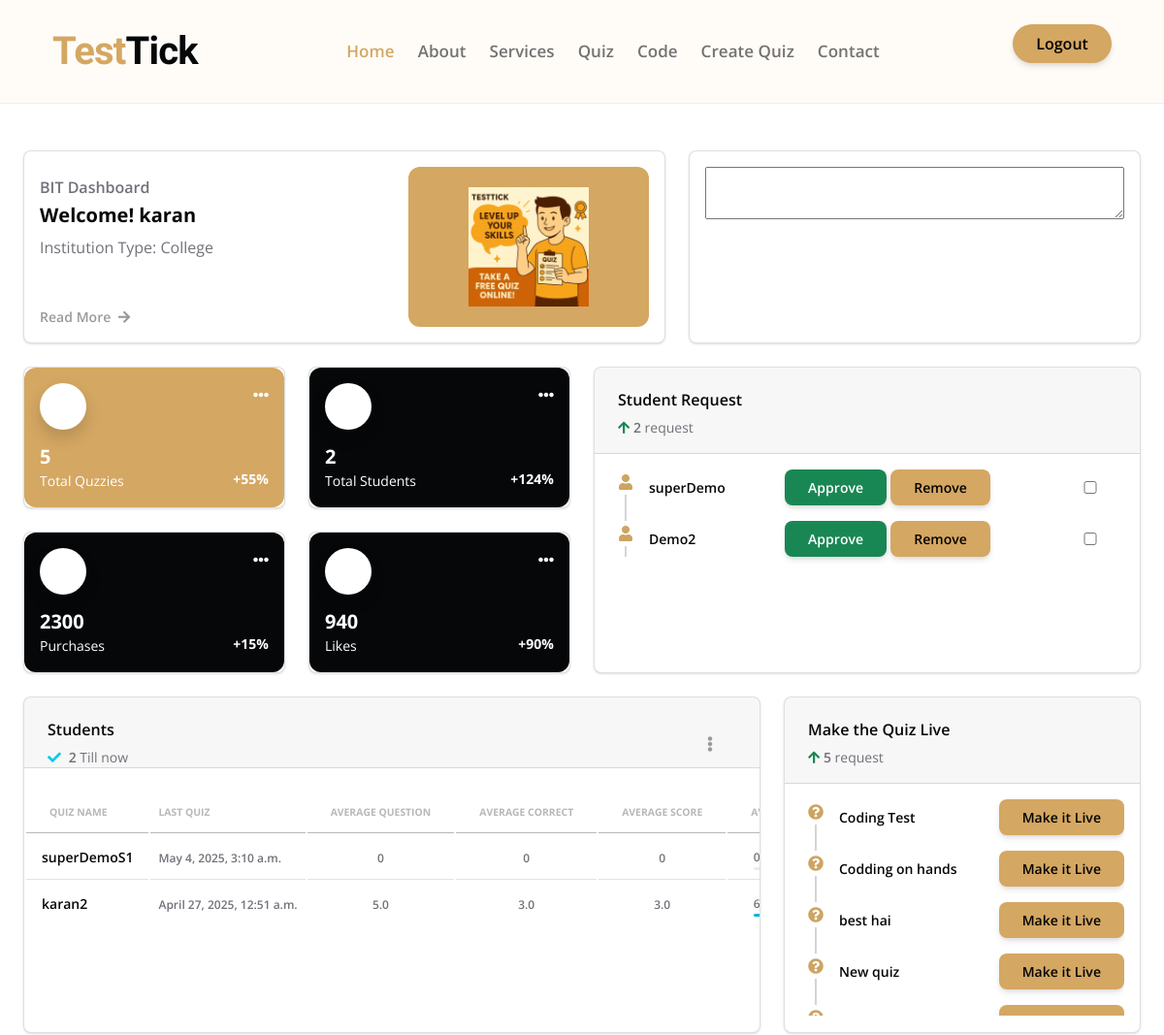
The app's page /dashboard/institution/ (signed in, upper part), older data.
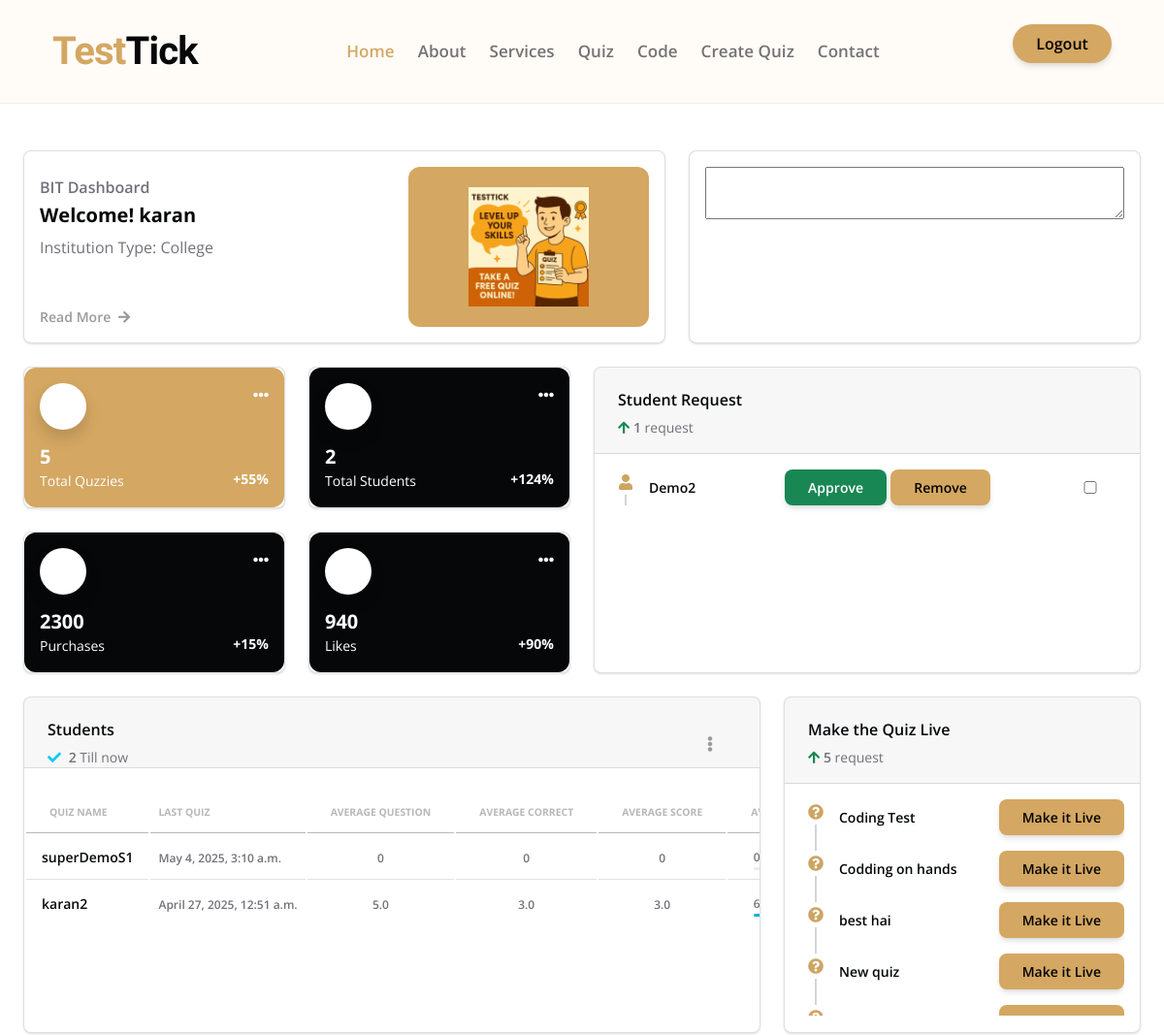
The same page, newer data.
### institutions/models.py (models this page shows)
class Student(models.Model):
    user = models.OneToOneField(settings.AUTH_USER_MODEL, on_delete=models.CASCADE, related_name='student_profile')
    institution = models.ForeignKey('Institution', on_delete=models.CASCADE, related_name='students')
    quiz_attempt = models.PositiveIntegerField(default=0)
    avg_quiz_total = models.PositiveIntegerField(default=0)
    avg_quiz_correct = models.PositiveIntegerField(default=0)
    avg_quiz_score = models.PositiveIntegerField(default=0)
    avg_quiz_persentage = models.FloatField(default=0.0)
    is_approved = models.BooleanField(default=False)
    is_removed = models.BooleanField(default=False)
    last_quiz = models.DateTimeField(null=True)
    enrolled_at = models.DateTimeField(auto_now_add=True)
    def __str__(self):
        return f"{self.user.username} - {self.institution.name}"

### users/models.py (models this page shows)
class User(AbstractUser):
    ROLE_CHOICES = (
        ('student', 'Student'),
        ('institution', 'Institution'),
    )
    role = models.CharField(max_length=20, choices=ROLE_CHOICES)
    profile_image = models.ImageField(upload_to='profile_images/', null=True, blank=True)

### quiz/models.py (models this page shows, shortened)
class Quiz(models.Model):
    title = models.CharField(max_length=255)
    description = models.TextField(blank=True)
    institution = models.ForeignKey(Institution, on_delete=models.CASCADE)
    start_time = models.DateTimeField()
    end_time = models.DateTimeField()
    is_public = models.BooleanField(default=False)
    price = models.DecimalField(max_digits=6, decimal_places=2, default=0.00)
    shuffle_questions = models.BooleanField(default=False)
    created_by = models.ForeignKey(User, on_delete=models.CASCADE, null=True, blank=True)  # 👈 Add this line

### dashboard/views.py (the view)
# urls.py: path('institution/', institution_dashboard, name='institution_dashboard'),
@login_required
def institution_dashboard(request):
    institution =Institution.objects.filter(user=request.user).first()
    students = Student.objects.filter(institution=institution, is_approved = True)
    quizzies = Quiz.objects.filter(institution=institution)
    students_request = Student.objects.filter(institution=institution, is_approved = False, is_removed = False)
    for student in students:
        print(student)
        testSummaries = TestSummary.objects.filter(institution=institution, user = student.user)
        if testSummaries:
            student.last_quiz = testSummaries.last().date_taken
            print(testSummaries.last().date_taken)
            student.quiz_attempt = testSummaries.count()
            averages = testSummaries.aggregate(
                avg_score=Avg('score'),
                avg_percentage=Avg('percentage'),
                avg_correct=Avg('correct_answers'),
                avg_total_question=Avg('total_questions'),
                avg_wrong=Avg('wrong_answers'),
                avg_skipped=Avg('skipped_questions')
            )
            student.avg_quiz_total = averages['avg_total_question']
            student.avg_quiz_correct= averages['avg_correct']
            student.avg_quiz_score= averages['avg_score']
            student.avg_quiz_persentage= averages['avg_percentage']
            student.save()
    last_quiz_session = QuizSession.objects.latest('id')
    return render(request, 'dashboard/institution_dashboard.html',
                  {'institution': institution,
                   'students':students,
                   'students_request':students_request,
                   'quizzies':quizzies,
                   'session_id': int(last_quiz_session.id)+1
                   })

### dashboard/templates/dashboard/institution_dashboard.html (shortened to what the changed rows need)
{% extends 'base.html' %}
{% load static %}
{% block link %}
<link href="{% static 'dashboard/css/nucleo-icons.css' %}" rel="stylesheet" />
<link href="{% static 'dashboard/css/nucleo-svg.css' %}" rel="stylesheet" />
<link id="pagestyle" href="{% static 'dashboard/css/soft-ui-dashboard.css' %}" rel="stylesheet" />
{% endblock link %}
{% block content %}
<div class="container-fluid py-4">
  <div class="row">
    <div class="col-lg-6 col-12 mt-4 mt-lg-0">
      <div class="card h-100">
        <div class="card-header pb-0">
          <p class="text-sm">
            <i class="fa fa-arrow-up text-success" aria-hidden="true"></i>
            <span class="font-weight-bold">{{students_request.count}}</span> request
          </p>
        </div>
        <div class="card-body p-3">
          <div class="timeline timeline-one-side">
            {% for request in students_request %}
            <div class="timeline-block mb-3 student-row" data-id="{{ request.id }}">
              <span class="timeline-step">
                <i class="fa fa-user" style="color: #cda462;"></i>
              </span>
              <div style="display: flex;justify-content: space-between;align-items: center; margin-left: 40px;">
                <h6 class="text-dark text-sm font-weight-bold mb-0" style="flex: 2">{{request.user}}</h6>
                <div style="flex: 4">
                  <a
                    class="btn btn-success approve-btn py-2 px-4 d-xl-inline-block text-sm" style="margin: 0;">Approve</a>
                  <a
                    class="btn btn-primary remove-btn py-2 px-4 d-xl-inline-block text-sm" style="margin: 0;">Remove</a>
                </div>
                <input type="checkbox" name="" id="" style="flex: 1">
              </div>
            </div>
            {% endfor %}
          </div>
        </div>
      </div>
    </div>
  </div>
  <div class="row my-4">
    <div class="col-lg-8 col-md-6 mb-md-0 mb-4">
      <div class="card">
        <div class="card-body px-0 pb-2">
          <div class="table-responsive" style="overflow: auto;height: 240px;">
            <table class="table align-items-center mb-0">
              <thead>
                <tr>
                  <th class="text-uppercase text-secondary text-xxs font-weight-bolder opacity-7">Quiz Name</th>
                  <th class="text-uppercase text-secondary text-xxs font-weight-bolder opacity-7 ps-2">Last Quiz</th>
                  <th class="text-center text-uppercase text-secondary text-xxs font-weight-bolder opacity-7">Average Question</th>
                  <th class="text-center text-uppercase text-secondary text-xxs font-weight-bolder opacity-7">Average Correct</th>
                  <th class="text-center text-uppercase text-secondary text-xxs font-weight-bolder opacity-7">Average Score</th>
                  <th class="text-center text-uppercase text-secondary text-xxs font-weight-bolder opacity-7">Average Percentage
                  </th>
                </tr>
              </thead>
              <tbody>
                {% for student in students %}
                <tr>
                  <td>
                    <div class="d-flex px-2 py-1">
                      <div class="d-flex flex-column justify-content-center">
                        <h6 class="mb-0 text-sm">{{student.user.username}}</h6>
                      </div>
                    </div>
                  </td>
                  <td>
                    <span class="text-xs font-weight-bold"> {{student.last_quiz}} </span>
                  </td>
                  <td class="align-middle text-center text-sm">
                    <span class="text-xs font-weight-bold"> {{student.avg_quiz_total}} </span>
                  </td>
                  <td class="align-middle text-center text-sm">
                    <span class="text-xs font-weight-bold"> {{student.avg_quiz_correct }} </span>
                  </td>
                  <td class="align-middle text-center text-sm">
                    <span class="text-xs font-weight-bold"> {{student.avg_quiz_score}} </span>
                  </td>
                  <td class="align-middle">
                    <div class="progress-wrapper w-75 mx-auto">
                      <div class="progress-info">
                        <div class="progress-percentage">
                          <span class="text-xs font-weight-bold">{{student.avg_quiz_persentage}}</span>
                        </div>
                      </div>
                      <div class="progress">
                        <div class="progress-bar bg-gradient-info" style="width: {{student.avg_quiz_persentage}}%;"
                          role="progressbar" aria-valuenow="{{student.avg_quiz_persentage}}" aria-valuemin="0"
                          aria-valuemax="100"></div>
                      </div>
                    </div>
                  </td>
                </tr>
                {% endfor %}
              </tbody>
            </table>
          </div>
        </div>
      </div>
    </div>
    <div class="col-lg-4 col-md-6">
      <div class="card h-100">
        <div class="card-body p-3">
          <div class="timeline timeline-one-side" style="overflow: auto;height: 223px;">
            {% for quiz in quizzies %}
            <div class="timeline-block mb-3 student-row" data-id="{{ request.id }}">
              <span class="timeline-step">
                <i class="fa fa-question-circle" style="color: #cda462;"></i>
              </span>
              <div style="display: flex;justify-content: space-between;align-items: center;margin-left: 40px;">
                <h6 class="text-dark text-sm font-weight-bold mb-0">{{quiz.title}}</h6>
                <a href="{% url 'show_live_quiz_student' session_id quiz.id %}" class="btn btn-primary py-2 px-4 d-xl-inline-block text-sm" style="margin: 0;">Make it Live</a>
              </div>
            </div>
            {% endfor %}
          </div>
        </div>
      </div>
    </div>
  </div>
</div>
{% endblock %}

Row changes from the older to the newer data that the page shows:
no longer on this page (row edited): Student: user "superDemo", shown under "Student Request"
Text that changed along with them:
{{ students_request.count }}: "2" → "1"
